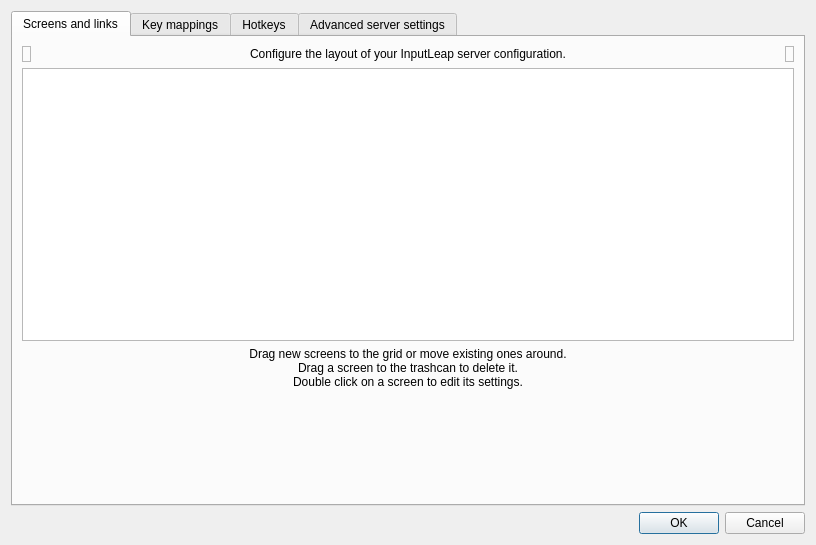
<?xml version="1.0" encoding="UTF-8"?>
<ui version="4.0">
 <class>ServerConfigDialog</class>
 <widget class="QDialog" name="ServerConfigDialog">
  <property name="geometry">
   <rect>
    <x>0</x>
    <y>0</y>
    <width>816</width>
    <height>545</height>
   </rect>
  </property>
  <property name="windowTitle">
   <string>Server Configuration</string>
  </property>
  <layout class="QVBoxLayout">
   <item>
    <widget class="QTabWidget" name="m_pTabWidget">
     <widget class="QWidget" name="m_pTabScreens">
      <attribute name="title">
       <string>Screens and links</string>
      </attribute>
      <layout class="QVBoxLayout">
       <item>
        <layout class="QHBoxLayout">
         <item>
          <widget class="TrashScreenWidget" name="m_pTrashScreenWidget">
           <property name="acceptDrops">
            <bool>true</bool>
           </property>
           <property name="toolTip">
            <string>Drag a screen from the grid to the trashcan to remove it.</string>
           </property>
           <property name="frameShape">
            <enum>QFrame::StyledPanel</enum>
           </property>
           <property name="frameShadow">
            <enum>QFrame::Raised</enum>
           </property>
           <property name="text">
            <string/>
           </property>
           <property name="pixmap">
            <pixmap resource="../res/InputLeap.qrc">:/res/icons/64x64/user-trash.png</pixmap>
           </property>
          </widget>
         </item>
         <item>
          <widget class="QLabel" name="label_2">
           <property name="sizePolicy">
            <sizepolicy hsizetype="Preferred" vsizetype="Preferred">
             <horstretch>1</horstretch>
             <verstretch>0</verstretch>
            </sizepolicy>
           </property>
           <property name="text">
            <string>Configure the layout of your InputLeap server configuration.</string>
           </property>
           <property name="alignment">
            <set>Qt::AlignCenter</set>
           </property>
           <property name="wordWrap">
            <bool>true</bool>
           </property>
          </widget>
         </item>
         <item>
          <widget class="NewScreenWidget" name="m_pLabelNewScreenWidget">
           <property name="toolTip">
            <string>Drag this button to the grid to add a new screen.</string>
           </property>
           <property name="frameShape">
            <enum>QFrame::StyledPanel</enum>
           </property>
           <property name="frameShadow">
            <enum>QFrame::Raised</enum>
           </property>
           <property name="text">
            <string/>
           </property>
           <property name="pixmap">
            <pixmap resource="../res/InputLeap.qrc">:/res/icons/64x64/video-display.png</pixmap>
           </property>
          </widget>
         </item>
        </layout>
       </item>
       <item>
        <widget class="ScreenSetupView" name="m_pScreenSetupView">
         <property name="minimumSize">
          <size>
           <width>0</width>
           <height>273</height>
          </size>
         </property>
         <property name="maximumSize">
          <size>
           <width>16777215</width>
           <height>273</height>
          </size>
         </property>
         <property name="acceptDrops">
          <bool>true</bool>
         </property>
         <property name="autoFillBackground">
          <bool>false</bool>
         </property>
         <property name="frameShape">
          <enum>QFrame::StyledPanel</enum>
         </property>
         <property name="frameShadow">
          <enum>QFrame::Sunken</enum>
         </property>
        </widget>
       </item>
       <item>
        <widget class="QLabel" name="label_3">
         <property name="sizePolicy">
          <sizepolicy hsizetype="Preferred" vsizetype="Preferred">
           <horstretch>1</horstretch>
           <verstretch>0</verstretch>
          </sizepolicy>
         </property>
         <property name="text">
          <string>Drag new screens to the grid or move existing ones around.
Drag a screen to the trashcan to delete it.
Double click on a screen to edit its settings.</string>
         </property>
         <property name="alignment">
          <set>Qt::AlignCenter</set>
         </property>
         <property name="wordWrap">
          <bool>true</bool>
         </property>
        </widget>
       </item>
       <item>
        <spacer>
         <property name="orientation">
          <enum>Qt::Vertical</enum>
         </property>
         <property name="sizeHint" stdset="0">
          <size>
           <width>20</width>
           <height>40</height>
          </size>
         </property>
        </spacer>
       </item>
      </layout>
     </widget>
     <widget class="QWidget" name="m_pTabKeyMappings">
      <attribute name="title">
       <string>Key mappings</string>
      </attribute>
      <layout class="QVBoxLayout" name="verticalLayoutKeyMappings">
       <item>
        <widget class="QLabel" name="m_pLabelKeyMappings">
         <property name="wordWrap">
          <bool>true</bool>
         </property>
         <property name="text">
          <string>Map keys for each client screen. Changes are written to the server configuration when you apply this dialog.</string>
         </property>
        </widget>
       </item>
       <item>
        <widget class="QPushButton" name="m_pButtonKeyMappings">
         <property name="text">
          <string>Configure key mappings...</string>
         </property>
        </widget>
       </item>
       <item>
        <spacer name="verticalSpacerKeyMappings">
         <property name="orientation">
          <enum>Qt::Vertical</enum>
         </property>
         <property name="sizeHint" stdset="0">
          <size><width>20</width><height>40</height></size>
         </property>
        </spacer>
       </item>
      </layout>
     </widget>
     <widget class="QWidget" name="m_pTabHotkeys">
      <attribute name="title">
       <string>Hotkeys</string>
      </attribute>
      <layout class="QHBoxLayout">
       <item>
        <widget class="QGroupBox" name="groupBox">
         <property name="title">
          <string>&amp;Hotkeys</string>
         </property>
         <layout class="QGridLayout">
          <item row="0" column="0" rowspan="4">
           <widget class="QListWidget" name="m_pListHotkeys"/>
          </item>
          <item row="0" column="1">
           <widget class="QPushButton" name="m_pButtonNewHotkey">
            <property name="enabled">
             <bool>true</bool>
            </property>
            <property name="text">
             <string>&amp;New</string>
            </property>
           </widget>
          </item>
          <item row="1" column="1">
           <widget class="QPushButton" name="m_pButtonEditHotkey">
            <property name="enabled">
             <bool>false</bool>
            </property>
            <property name="text">
             <string>&amp;Edit</string>
            </property>
           </widget>
          </item>
          <item row="2" column="1">
           <widget class="QPushButton" name="m_pButtonRemoveHotkey">
            <property name="enabled">
             <bool>false</bool>
            </property>
            <property name="text">
             <string>&amp;Remove</string>
            </property>
           </widget>
          </item>
          <item row="3" column="1">
           <spacer>
            <property name="orientation">
             <enum>Qt::Vertical</enum>
            </property>
            <property name="sizeHint" stdset="0">
             <size>
              <width>75</width>
              <height>161</height>
             </size>
            </property>
           </spacer>
          </item>
         </layout>
        </widget>
       </item>
       <item>
        <widget class="QGroupBox" name="groupBox_2">
         <property name="title">
          <string>A&amp;ctions</string>
         </property>
         <layout class="QGridLayout">
          <item row="0" column="0" rowspan="4">
           <widget class="QListWidget" name="m_pListActions"/>
          </item>
          <item row="0" column="1">
           <widget class="QPushButton" name="m_pButtonNewAction">
            <property name="enabled">
             <bool>false</bool>
            </property>
            <property name="text">
             <string>Ne&amp;w</string>
            </property>
           </widget>
          </item>
          <item row="1" column="1">
           <widget class="QPushButton" name="m_pButtonEditAction">
            <property name="enabled">
             <bool>false</bool>
            </property>
            <property name="text">
             <string>E&amp;dit</string>
            </property>
           </widget>
          </item>
          <item row="2" column="1">
           <widget class="QPushButton" name="m_pButtonRemoveAction">
            <property name="enabled">
             <bool>false</bool>
            </property>
            <property name="text">
             <string>Re&amp;move</string>
            </property>
           </widget>
          </item>
          <item row="3" column="1">
           <spacer>
            <property name="orientation">
             <enum>Qt::Vertical</enum>
            </property>
            <property name="sizeHint" stdset="0">
             <size>
              <width>20</width>
              <height>40</height>
             </size>
            </property>
           </spacer>
          </item>
         </layout>
        </widget>
       </item>
      </layout>
     </widget>
     <widget class="QWidget" name="m_pTabAdvanced">
      <attribute name="title">
       <string>Advanced server settings</string>
      </attribute>
      <layout class="QGridLayout">
       <item row="0" column="0">
        <widget class="QGroupBox" name="m_pGroupSwitch">
         <property name="title">
          <string>&amp;Switch</string>
         </property>
         <layout class="QVBoxLayout">
          <item>
           <layout class="QHBoxLayout">
            <item>
             <widget class="QCheckBox" name="m_pCheckBoxSwitchDelay">
              <property name="enabled">
               <bool>true</bool>
              </property>
              <property name="text">
               <string>Switch &amp;after waiting</string>
              </property>
             </widget>
            </item>
            <item>
             <spacer>
              <property name="orientation">
               <enum>Qt::Horizontal</enum>
              </property>
              <property name="sizeHint" stdset="0">
               <size>
                <width>40</width>
                <height>20</height>
               </size>
              </property>
             </spacer>
            </item>
            <item>
             <widget class="QSpinBox" name="m_pSpinBoxSwitchDelay">
              <property name="enabled">
               <bool>false</bool>
              </property>
              <property name="minimum">
               <number>10</number>
              </property>
              <property name="maximum">
               <number>10000</number>
              </property>
              <property name="singleStep">
               <number>10</number>
              </property>
              <property name="value">
               <number>250</number>
              </property>
             </widget>
            </item>
            <item>
             <widget class="QLabel" name="m_pLabel_14">
              <property name="text">
               <string>ms</string>
              </property>
             </widget>
            </item>
           </layout>
          </item>
          <item>
           <layout class="QVBoxLayout">
            <item>
             <layout class="QHBoxLayout">
              <item>
               <widget class="QCheckBox" name="m_pCheckBoxSwitchDoubleTap">
                <property name="enabled">
                 <bool>true</bool>
                </property>
                <property name="text">
                 <string>Switch on double &amp;tap within</string>
                </property>
               </widget>
              </item>
              <item>
               <spacer>
                <property name="orientation">
                 <enum>Qt::Horizontal</enum>
                </property>
                <property name="sizeHint" stdset="0">
                 <size>
                  <width>40</width>
                  <height>20</height>
                 </size>
                </property>
               </spacer>
              </item>
              <item>
               <widget class="QSpinBox" name="m_pSpinBoxSwitchDoubleTap">
                <property name="enabled">
                 <bool>false</bool>
                </property>
                <property name="minimum">
                 <number>10</number>
                </property>
                <property name="maximum">
                 <number>10000</number>
                </property>
                <property name="singleStep">
                 <number>10</number>
                </property>
                <property name="value">
                 <number>250</number>
                </property>
               </widget>
              </item>
              <item>
               <widget class="QLabel" name="m_pLabel_15">
                <property name="text">
                 <string>ms</string>
                </property>
               </widget>
              </item>
             </layout>
            </item>
            <item>
             <widget class="QLabel" name="label_4">
              <property name="text">
               <string>Bump against the screen edge with the mouse pointer twice in quick succession.</string>
              </property>
              <property name="wordWrap">
               <bool>true</bool>
              </property>
             </widget>
            </item>
           </layout>
          </item>
          <item>
           <spacer>
            <property name="orientation">
             <enum>Qt::Vertical</enum>
            </property>
            <property name="sizeHint" stdset="0">
             <size>
              <width>20</width>
              <height>40</height>
             </size>
            </property>
           </spacer>
          </item>
         </layout>
        </widget>
       </item>
       <item row="0" column="1">
        <widget class="QGroupBox" name="m_pGroupOptions">
         <property name="title">
          <string>&amp;Options</string>
         </property>
         <layout class="QGridLayout">
          <item row="7" column="0">
           <widget class="QGroupBox" name="groupBox_3">
            <property name="title">
             <string/>
            </property>
            <layout class="QHBoxLayout" name="horizontalLayout">
             <item>
              <widget class="QLabel" name="m_pLabelSharingSize">
               <property name="text">
                <string>Max Clipboard sharing size</string>
               </property>
              </widget>
             </item>
             <item>
              <widget class="QSpinBox" name="m_pSpinBoxClipboardSizeLimit">
               <property name="sizePolicy">
                <sizepolicy hsizetype="Maximum" vsizetype="Fixed">
                 <horstretch>0</horstretch>
                 <verstretch>0</verstretch>
                </sizepolicy>
               </property>
               <property name="toolTip">
                <string>Clipboard sharing size in bytes</string>
               </property>
               <property name="toolTipDuration">
                <number>-3</number>
               </property>
               <property name="alignment">
                <set>Qt::AlignLeading|Qt::AlignLeft|Qt::AlignVCenter</set>
               </property>
               <property name="minimum">
                <number>1000000</number>
               </property>
               <property name="maximum">
                <number>100000000</number>
               </property>
               <property name="singleStep">
                <number>1000</number>
               </property>
               <property name="value">
                <number>3000000</number>
               </property>
              </widget>
             </item>
            </layout>
           </widget>
          </item>
          <item row="3" column="0">
           <widget class="QCheckBox" name="m_pCheckBoxWin32KeepForeground">
            <property name="enabled">
             <bool>true</bool>
            </property>
            <property name="text">
             <string>Don't take &amp;foreground window on Windows servers</string>
            </property>
           </widget>
          </item>
          <item row="1" column="0">
           <widget class="QCheckBox" name="m_pCheckBoxRelativeMouseMoves">
            <property name="enabled">
             <bool>true</bool>
            </property>
            <property name="text">
             <string>Use &amp;relative mouse moves</string>
            </property>
           </widget>
          </item>
          <item row="2" column="0">
           <widget class="QCheckBox" name="m_pCheckBoxScreenSaverSync">
            <property name="enabled">
             <bool>true</bool>
            </property>
            <property name="text">
             <string>S&amp;ynchronize screen savers</string>
            </property>
           </widget>
          </item>
          <item row="0" column="0">
           <layout class="QHBoxLayout">
            <item>
             <widget class="QCheckBox" name="m_pCheckBoxHeartbeat">
              <property name="enabled">
               <bool>true</bool>
              </property>
              <property name="text">
               <string>&amp;Check clients every</string>
              </property>
             </widget>
            </item>
            <item>
             <spacer>
              <property name="orientation">
               <enum>Qt::Horizontal</enum>
              </property>
              <property name="sizeHint" stdset="0">
               <size>
                <width>40</width>
                <height>20</height>
               </size>
              </property>
             </spacer>
            </item>
            <item>
             <widget class="QSpinBox" name="m_pSpinBoxHeartbeat">
              <property name="enabled">
               <bool>false</bool>
              </property>
              <property name="minimum">
               <number>1000</number>
              </property>
              <property name="maximum">
               <number>30000</number>
              </property>
              <property name="singleStep">
               <number>1000</number>
              </property>
              <property name="value">
               <number>5000</number>
              </property>
             </widget>
            </item>
            <item>
             <widget class="QLabel" name="m_pLabel_16">
              <property name="text">
               <string>ms</string>
              </property>
             </widget>
            </item>
           </layout>
          </item>
          <item row="9" column="0">
           <spacer>
            <property name="orientation">
             <enum>Qt::Vertical</enum>
            </property>
            <property name="sizeHint" stdset="0">
             <size>
              <width>20</width>
              <height>16</height>
             </size>
            </property>
           </spacer>
          </item>
          <item row="5" column="0">
           <widget class="QCheckBox" name="m_pCheckBoxEnableDragAndDrop">
            <property name="text">
             <string>Enable drag and drop file transfers</string>
            </property>
           </widget>
          </item>
          <item row="4" column="0">
           <widget class="QCheckBox" name="m_pCheckBoxIgnoreAutoConfigClient">
            <property name="text">
             <string>Ignore auto config clients</string>
            </property>
           </widget>
          </item>
          <item row="6" column="0">
           <widget class="QCheckBox" name="m_pCheckBoxEnableClipboard">
            <property name="text">
             <string>Enable clipboard sharing</string>
            </property>
            <property name="checked">
             <bool>true</bool>
            </property>
           </widget>
          </item>
         </layout>
        </widget>
       </item>
       <item row="1" column="0" colspan="2">
        <widget class="QGroupBox" name="m_pGroupSwitchCorners">
         <property name="title">
          <string>&amp;Dead corners</string>
         </property>
         <property name="checked">
          <bool>false</bool>
         </property>
         <layout class="QGridLayout">
          <item row="0" column="0" colspan="2">
           <widget class="QCheckBox" name="m_pCheckBoxCornerTopLeft">
            <property name="text">
             <string>To&amp;p-left</string>
            </property>
           </widget>
          </item>
          <item row="0" column="2" colspan="2">
           <widget class="QCheckBox" name="m_pCheckBoxCornerTopRight">
            <property name="text">
             <string>Top-rig&amp;ht</string>
            </property>
           </widget>
          </item>
          <item row="1" column="0" colspan="2">
           <widget class="QCheckBox" name="m_pCheckBoxCornerBottomLeft">
            <property name="text">
             <string>&amp;Bottom-left</string>
            </property>
           </widget>
          </item>
          <item row="1" column="2" colspan="2">
           <widget class="QCheckBox" name="m_pCheckBoxCornerBottomRight">
            <property name="text">
             <string>Bottom-ri&amp;ght</string>
            </property>
           </widget>
          </item>
          <item row="2" column="0">
           <spacer>
            <property name="orientation">
             <enum>Qt::Horizontal</enum>
            </property>
            <property name="sizeHint" stdset="0">
             <size>
              <width>40</width>
              <height>20</height>
             </size>
            </property>
           </spacer>
          </item>
          <item row="2" column="1" colspan="2">
           <layout class="QHBoxLayout">
            <item>
             <widget class="QLabel" name="label">
              <property name="text">
               <string>Cor&amp;ner Size:</string>
              </property>
              <property name="buddy">
               <cstring>m_pSpinBoxSwitchCornerSize</cstring>
              </property>
             </widget>
            </item>
            <item>
             <widget class="QSpinBox" name="m_pSpinBoxSwitchCornerSize">
              <property name="maximum">
               <number>9999</number>
              </property>
             </widget>
            </item>
           </layout>
          </item>
          <item row="2" column="3">
           <spacer>
            <property name="orientation">
             <enum>Qt::Horizontal</enum>
            </property>
            <property name="sizeHint" stdset="0">
             <size>
              <width>40</width>
              <height>20</height>
             </size>
            </property>
           </spacer>
          </item>
         </layout>
        </widget>
       </item>
       <item row="2" column="0">
        <spacer>
         <property name="orientation">
          <enum>Qt::Vertical</enum>
         </property>
         <property name="sizeHint" stdset="0">
          <size>
           <width>20</width>
           <height>40</height>
          </size>
         </property>
        </spacer>
       </item>
      </layout>
     </widget>
    </widget>
   </item>
   <item>
    <widget class="QDialogButtonBox" name="m_pButtonBox">
     <property name="orientation">
      <enum>Qt::Horizontal</enum>
     </property>
     <property name="standardButtons">
      <set>QDialogButtonBox::Cancel|QDialogButtonBox::Ok</set>
     </property>
    </widget>
   </item>
  </layout>
 </widget>
 <customwidgets>
  <customwidget>
   <class>ScreenSetupView</class>
   <extends>QTableView</extends>
   <header>ScreenSetupView.h</header>
   <container>1</container>
  </customwidget>
  <customwidget>
   <class>NewScreenWidget</class>
   <extends>QLabel</extends>
   <header>NewScreenWidget.h</header>
  </customwidget>
  <customwidget>
   <class>TrashScreenWidget</class>
   <extends>QLabel</extends>
   <header>TrashScreenWidget.h</header>
  </customwidget>
 </customwidgets>
 <resources>
  <include location="../res/InputLeap.qrc"/>
 </resources>
 <connections>
  <connection>
   <sender>m_pButtonBox</sender>
   <signal>accepted()</signal>
   <receiver>ServerConfigDialog</receiver>
   <slot>accept()</slot>
   <hints>
    <hint type="sourcelabel">
     <x>572</x>
     <y>424</y>
    </hint>
    <hint type="destinationlabel">
     <x>377</x>
     <y>-8</y>
    </hint>
   </hints>
  </connection>
  <connection>
   <sender>m_pButtonBox</sender>
   <signal>rejected()</signal>
   <receiver>ServerConfigDialog</receiver>
   <slot>reject()</slot>
   <hints>
    <hint type="sourcelabel">
     <x>641</x>
     <y>424</y>
    </hint>
    <hint type="destinationlabel">
     <x>595</x>
     <y>1</y>
    </hint>
   </hints>
  </connection>
  <connection>
   <sender>m_pCheckBoxSwitchDelay</sender>
   <signal>toggled(bool)</signal>
   <receiver>m_pSpinBoxSwitchDelay</receiver>
   <slot>setEnabled(bool)</slot>
   <hints>
    <hint type="sourcelabel">
     <x>110</x>
     <y>63</y>
    </hint>
    <hint type="destinationlabel">
     <x>110</x>
     <y>63</y>
    </hint>
   </hints>
  </connection>
  <connection>
   <sender>m_pCheckBoxSwitchDoubleTap</sender>
   <signal>toggled(bool)</signal>
   <receiver>m_pSpinBoxSwitchDoubleTap</receiver>
   <slot>setEnabled(bool)</slot>
   <hints>
    <hint type="sourcelabel">
     <x>110</x>
     <y>63</y>
    </hint>
    <hint type="destinationlabel">
     <x>110</x>
     <y>63</y>
    </hint>
   </hints>
  </connection>
  <connection>
   <sender>m_pCheckBoxHeartbeat</sender>
   <signal>toggled(bool)</signal>
   <receiver>m_pSpinBoxHeartbeat</receiver>
   <slot>setEnabled(bool)</slot>
   <hints>
    <hint type="sourcelabel">
     <x>110</x>
     <y>63</y>
    </hint>
    <hint type="destinationlabel">
     <x>110</x>
     <y>63</y>
    </hint>
   </hints>
  </connection>
  <connection>
   <sender>m_pListHotkeys</sender>
   <signal>itemDoubleClicked(QListWidgetItem*)</signal>
   <receiver>m_pButtonEditHotkey</receiver>
   <slot>click()</slot>
   <hints>
    <hint type="sourcelabel">
     <x>197</x>
     <y>115</y>
    </hint>
    <hint type="destinationlabel">
     <x>304</x>
     <y>115</y>
    </hint>
   </hints>
  </connection>
  <connection>
   <sender>m_pListActions</sender>
   <signal>itemDoubleClicked(QListWidgetItem*)</signal>
   <receiver>m_pButtonEditAction</receiver>
   <slot>click()</slot>
   <hints>
    <hint type="sourcelabel">
     <x>505</x>
     <y>120</y>
    </hint>
    <hint type="destinationlabel">
     <x>677</x>
     <y>118</y>
    </hint>
   </hints>
  </connection>
 </connections>
</ui>
